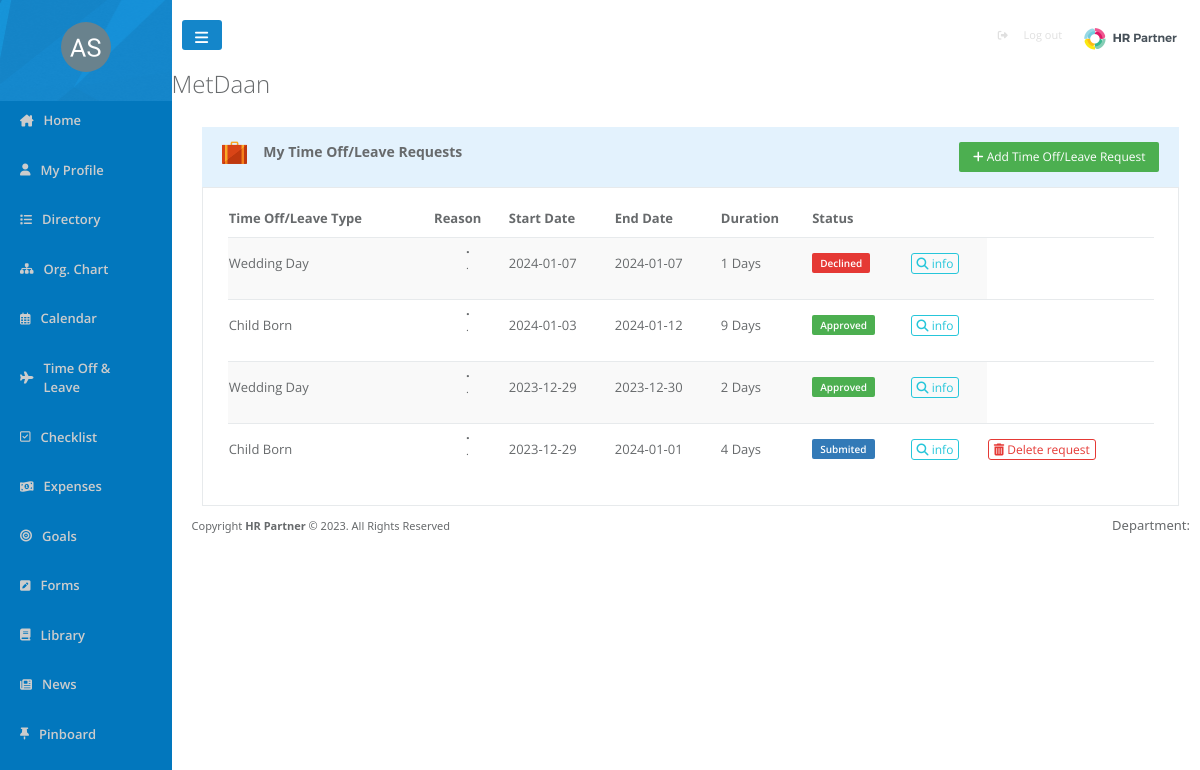
The page /main.php?page=request on the database as committed earlier.
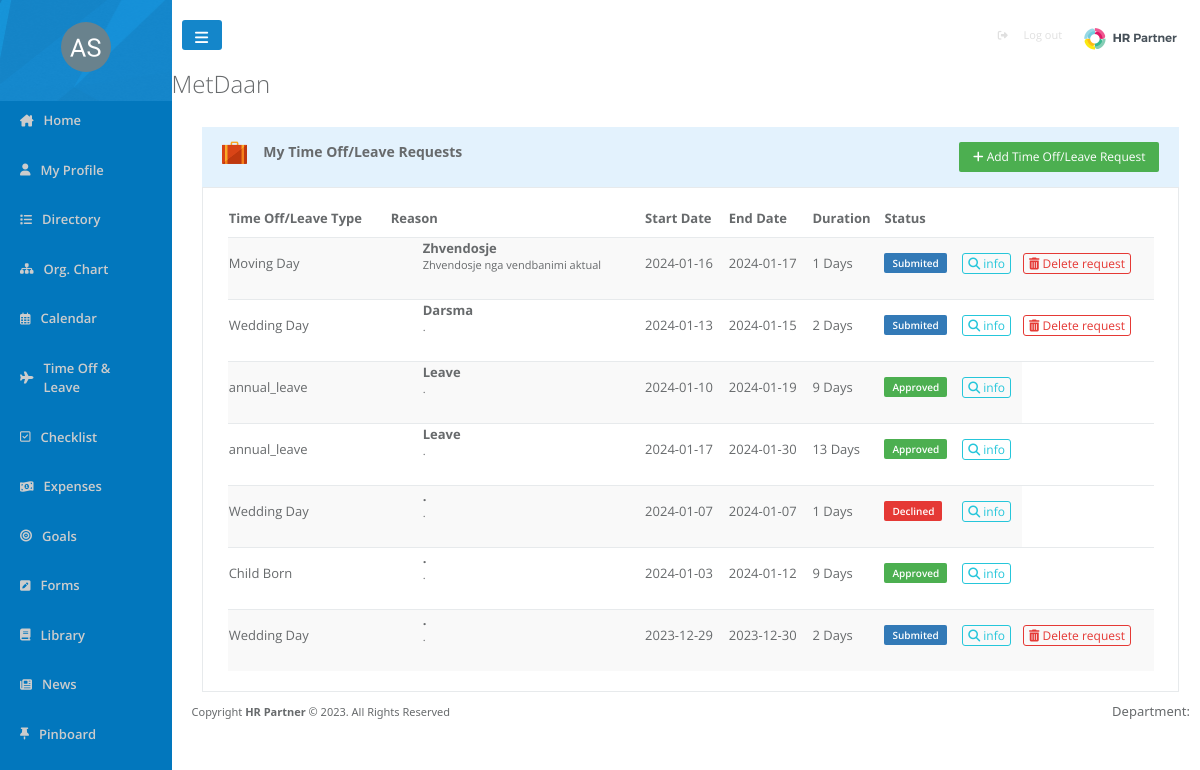
The same page on the database as committed later.
### tables this page shows
CREATE TABLE `timeoffrequests` (
  `request_id` int(11) NOT NULL,
  `User_ID` int(11) NOT NULL,
  `Head_ID` int(11) NOT NULL,
  `leave_type` varchar(500) NOT NULL,
  `from` date NOT NULL,
  `to` date NOT NULL,
  `duration` int(11) NOT NULL,
  `short_description` varchar(500) NOT NULL,
  `reason` varchar(500) NOT NULL,
  `status` varchar(100) NOT NULL,
  `checkedby` int(11) DEFAULT NULL,
  `checkDate` date DEFAULT NULL,
  `created` date DEFAULT NULL
);

### pages/request.php (the view, shortened to what this page needs)
<?php
    require_once './config.php';
    $sql='SELECT * From timeoffrequests ORDER BY timeoffrequests.request_id DESC';
    $prep=$con->prepare($sql);
    $prep->execute();
    $requestDatas= $prep->fetchAll();
?>
<head>
    <link rel="stylesheet" href="./css/request.css">
    <link href="https://cdn.jsdelivr.net/npm/bootstrap@5.3.2/dist/css/bootstrap.min.css" rel="stylesheet">
</head>
<div class="requestHead">
    <h2>MetDaan</h2>
</div>
<div class="requestBody">
    <div class="requestTableHead">
        <h5>
            <img src="./images/absence.png" alt="" width="25px" height="25px">
            My Time Off/Leave Requests
        </h5>
        <button><a href="?page=newrequest"><i class="fa fa-plus"></i> Add Time Off/Leave Request</a></button>
    </div>
    <div class="requestTableBody">
        <table class="recentLeave">
            <thead>
                <tr>
                <th>Time Off/Leave Type</th>
                <th>Reason</th>
                <th>Start Date</th>
                <th>End Date</th>
                <th>Duration</th>
                <th>Status</th>
                </tr>
            </thead>
            <tbody>
                <?php foreach ($requestDatas as $requestData): ?>
                    <tr>
                        <td>
                            <?= $requestData['leave_type'] ?>
                        </td>
                        <td>
                            <ul>
                                <li>
                                    <?= $requestData['short_description'] ?>
                                </li>
                                <li>
                                    <?= $requestData['reason'] ?>
                                </li>
                            </ul>
                        </td>
                        <td>
                            <?= $requestData['from'] ?>
                        </td>
                        <td>
                            <?= $requestData['to'] ?>
                        </td>
                        <td>
                            <?= $requestData['duration'] ?> Days
                        </td>
                        <td>
                            <?php if ($requestData['status'] == 'Submited') { ?>
                                <span class='submited'>
                                    <?= $requestData['status'] ?>
                                </span>
                            <?php } elseif ($requestData['status'] == 'Approved') { ?>
                                <span class='approved'>
                                    <?= $requestData['status'] ?>
                                </span>
                            <?php } elseif ($requestData['status'] == 'Declined') { ?>
                                <span class='decline'>
                                    <?= $requestData['status'] ?>
                                </span>
                            <?php } ?>
                        </td>
                        <td><a class="info" href=""data-bs-toggle="modal" data-bs-target="#requestInfoModal" data-bs-whatever="@mdo"><i class="fa-solid fa-magnifying-glass"></i> info</a></td>
                        <?php if ($requestData['status'] == 'Submited'): ?>
                            <td><a href="" data-bs-toggle="modal" data-bs-target="#deleteRequestModal<?php echo $requestData['request_id']; ?>" data-bs-whatever="@mdo"class="delete"><i class="fa-solid fa-trash-can"></i> Delete request</a></td>
                        <?php endif; ?>
                    </tr>
                <?php endforeach; ?>
            </tbody>
        </table>
    </div>
</div>
</html>

### main.php (shortened to what this page needs)
<?php
require_once 'config.php';
?>
<head>
    <?php include_once 'template/header.php' ?>
</head>
<body>
    <div id="sidebar">
        <div id="profile">
            <img src="images/albin-smajli.png" alt="">
        </div>
        <ul id="sidebarElements">
            <li>
                <i class="fa-solid fa-house-chimney"></i>
                <a href="?page=home">Home</a>
            </li>
            <li>
                <i class="fa-solid fa-user"></i>
                <a href="?page=myProfile">My Profile</a>
            </li>
            <li>
                <i class="fa-solid fa-list"></i>
                <a href="?page=directory">Directory</a>
            </li>
            <li>
                <i class="fa-solid fa-sitemap"></i>
                <a href="?page=orgChart">Org. Chart</a>
            </li>
            <li>
                <i class="fa-regular fa-calendar-days"></i>
                <a href="?page=calendar">Calendar</a>
            </li>
            <li class="dropdown"Style="cursor: pointer;">
                <i class="fa fa-plane"></i>
                <a onclick="myFunction()" class="dropbtn" >Time Off & Leave</a>
            </li>
            <li>
                <i class="fa fa-check-square-o"></i>
                <a href="?page=checklist">Checklist</a>
            </li>
            <li>
                <i class="fa-solid fa-money-bill-1-wave"></i>
                <a href="?page=expenses">Expenses</a>
            </li>
            <li>
                <i class="fa-solid fa-bullseye"></i>
                <a href="?page=goals">Goals</a>
            </li>
            <li>
                <i class="fa-solid fa-square-pen"></i>
                <a href="?page=forms">Forms</a>
            </li>
            <li>
                <i class="fa-solid fa-book"></i>
                <a href="?page=library">Library</a>
            </li>
            <li>
                <i class="fa-solid fa-newspaper"></i>
                <a href="?page=news">News</a>
            </li>
            <li>
                <i class="fa-solid fa-thumbtack"></i>
                <a href="?page=pinboard">Pinboard</a>
            </li>
        </ul>
    </div>
    <div id="content">
        <?php include './template/navbar.php' ?>
        <?php
        if (!isset($_GET['page']) || $_GET['page'] == '') {
            $page = 'home';
        } else {
            $page = $_GET['page'];
        }
        switch ($page) {
            case 'request':
                include 'pages/request.php';
                break;
        }
        ?>
        <?php include_once 'template/footer.php' ?>
    </div>
</body>
</html>

### template/header.php (shortened to what this page needs)
<link rel="stylesheet" href="css/index.css">

### template/navbar.php (shortened to what this page needs)
<div id="navbar">
<i id="threedots" class="fa-solid fa-bars"></i>
<div id="logout">
    <div id="logout1">
        <i class="fa-solid fa-right-from-bracket"></i><br>
        <small><a href="logout.php">Log out</a></small>
    </div>
<img src="./images/hrpartner-header.png" alt="" height= "40px" width="120px">
</div>
</div>

### template/footer.php (shortened to what this page needs)
<div class="footer">
    <div class="footer1">
        <p>Copyright <strong>HR Partner </strong>© 2023. All Rights Reserved</p>
    </div>
    <div class="footer2">
        <p>Department:  <strong><?php echo $_SESSION['departament'] ; ?></strong></p>
    </div>
</div>

### css/index.css (style rules this page uses)
body { display: flex; flex-direction: row; margin: 0; padding: 0; line-height: 1.42857143; font-family: "open sans","Helvetica Neue",Helvetica,Arial,sans-serif; height: max-content; }
#sidebar { padding: 0; display: flex; flex-direction: column; background-color: #0277bd; width: 14.3%; height: revert; }
#profile { width: 100%; height: 130px; display: flex; flex-direction: column; justify-content: center; align-items:center; background-image: url('../images/sidebarheader.png'); }
#profile img { width: 50px; height: 50px; border-radius: 50%; }
#sidebar ul { padding: 10px; width: 80%; list-style: none; filter: brightness(80%); }
#sidebar li { padding: 0; display: flex; flex-direction: row; justify-content: center; align-items: center; margin-bottom: 30px; width: 100%; margin-left: 10px; font-size: 15px; }
#sidebar a { width: 100%; text-decoration: none; color: white; font-size: 13px; font-weight: 400; font-family: 'Open Sans', sans-serif; font-weight: 600; margin-left: 10px; }
#sidebar i { color: white; font-size: 12px; }
#content { display: flex; flex-direction: column; padding: 0px; width: 85.7%; height: max-content; }

### css/request.css (style rules this page uses)
.requestBody { display: flex; flex-direction: column; justify-content: center; align-items: center; }
.requestHead { width: 100%; text-align: start; }
.requestHead h2 { font-family: "open sans","Helvetica Neue",Helvetica,Arial,sans-serif; font-weight: 100; color: #676A6C; font-size: 24px; align-items: center; }
.requestTableHead { background-color: #E3F2FD; display: flex; flex-direction: row; justify-content: space-between; align-items: center; height: 60px; width: 95%; margin-left: 10px; margin-top: 20px; text-align: start; padding-left: 20px; padding-right: 20px; }
.requestTableHead h5 { display: flex; justify-content: space-between; align-items: center; color: #676A6C; font-size: 14px; font-weight: 600; width: 240px; height: 25px; }
.requestTableHead button { background-color: #4caf50; color: white; width: 200px; height: 30px; border: #4caf50; border-radius: 2px; }
.requestTableHead button a { text-decoration: none; color: white; font-family: "open sans","Helvetica Neue",Helvetica,Arial,sans-serif; font-size: 12px; }
.requestTableBody { display: flex; flex-direction: column; align-items: center; margin-left: 10px; width: 95%; border: 1px solid #e7eaec; }
.recentLeave { width: 95%; border-collapse: collapse; margin: 20px 10px; font-size: 13px; font-family: "open sans","Helvetica Neue",Helvetica,Arial,sans-serif; }
.recentLeave thead tr th { text-align: left; margin-right: 20px; padding-bottom: 10px; font-weight: 700; color: #676A6C; }
.recentLeave tbody tr { text-align: left; font-weight: 400; color: #676A6C; border-top: 1px #e7eaec solid; }
.recentLeave tbody tr td { padding-bottom: 11px; font-size: 13px; font-weight: 400; }
.recentLeave tbody tr td .approved { background-color: #4caf50; color: #fff; border: #4caf50; border-radius: 2px; font-size: 10px; font-family: "Open Sans","Helvetica Neue",Helvetica,Arial,sans-serif; font-weight: 600; padding: 3px 8px; text-align: center; }
.recentLeave tbody tr td .submited { background-color: #337ab7; color: #fff; border: #337ab7; border-radius: 2px; font-size: 10px; font-family: "Open Sans","Helvetica Neue",Helvetica,Arial,sans-serif; font-weight: 600; padding: 3px 8px; text-align: center; }
.recentLeave tbody tr td .decline { background-color: #e53935; color: #fff; border: #e53935; border-radius: 2px; font-size: 10px; font-family: "Open Sans","Helvetica Neue",Helvetica,Arial,sans-serif; font-weight: 600; padding: 3px 8px; text-align: center; }
.recentLeave tbody tr td .info { width: 50px; height: 25px; color: #26c6da; border:1px solid #26c6da; border-radius: 3px; font-size: 12px; font-family: "Open Sans","Helvetica Neue",Helvetica,Arial,sans-serif; font-weight: 400; padding:1px 5px ; text-align: center; text-decoration: none; }
.recentLeave tbody tr td .delete { width: 50px; height: 25px; color: #e53935; border:1px solid #e53935; border-radius: 3px; font-size: 12px; font-family: "Open Sans","Helvetica Neue",Helvetica,Arial,sans-serif; font-weight: 400; padding:1px 5px ; text-align: center; text-decoration: none; }
.recentLeave tbody tr td ul { list-style: none; font-size:11px ; }
.recentLeave tbody tr td ul li:nth-child(odd) { font-size: 13px; font-weight: 700; }
.recentLeave tbody tr:nth-child(odd) { background-color: #f9f9f9; }

Rows that differ between the two databases and show on the page:
removed timeoffrequests: leave_type "Child Born", short_description ".", reason ".", from "2023-12-29", to "2024-01-01", duration "4", status "Submited"
added timeoffrequests: leave_type "Moving Day", short_description "Zhvendosje", reason "Zhvendosje nga vendbanimi aktual", from "2024-01-16", to "2024-01-17", duration "1", status "Submited"
added timeoffrequests: leave_type "Wedding Day", short_description "Darsma", reason ".", from "2024-01-13", to "2024-01-15", duration "2", status "Submited"
added timeoffrequests: leave_type "annual_leave", short_description "Leave", reason ".", from "2024-01-10", to "2024-01-19", duration "9", status "Approved"
added timeoffrequests: leave_type "annual_leave", short_description "Leave", reason ".", from "2024-01-17", to "2024-01-30", duration "13", status "Approved"
changed timeoffrequests (number 7 of 7 on the later page): status "Approved" → "Submited"
